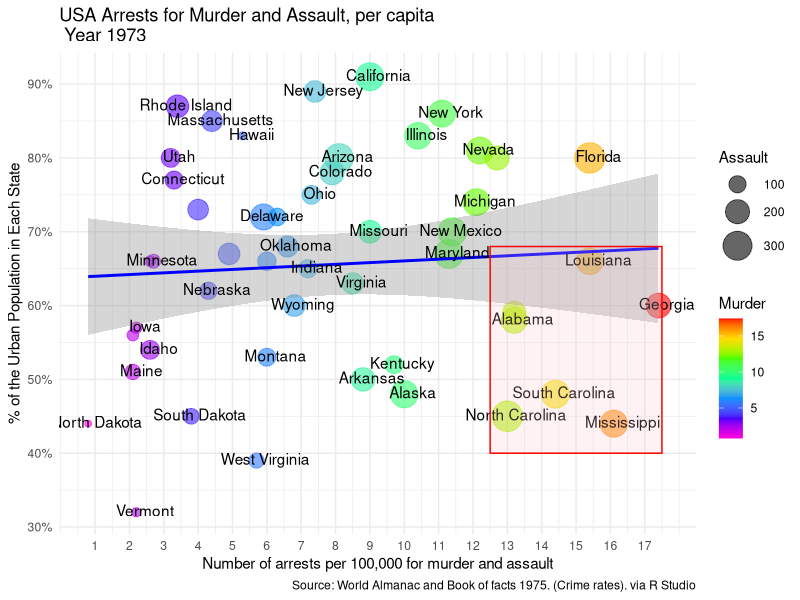

Write the R code that produced this figure.
## ---- chunk 1
library(ggplot2)
library(datasets)
data("USArrests", package = "datasets")

# Your ggplot code
ggplot(USArrests, aes(x= Murder, y=UrbanPop)) + 
  geom_point(aes(color = Murder, size = Assault), alpha = 0.6) + 
  scale_color_gradientn(colors = rev(rainbow(7))) +
  scale_size(range = c(2, 10)) +
  scale_x_continuous(breaks = round(seq(min(USArrests$Murder), max(USArrests$Murder), by = 1))) + 
  scale_y_continuous(labels = function(x) paste0(x, "%")) +  
  geom_smooth(method="lm", col="blue", size=1) + 
  geom_text(label=rownames(USArrests), nudge_x = 0.25, nudge_y = 0.25, check_overlap = T) + 
  ggtitle("USA Arrests for Murder and Assault, per capita \n Year 1973") + 
  xlab("Number of arrests per 100,000 for murder and assault") + 
  ylab("% of the Urban Population in Each State") + 
  labs(caption = "Source: World Almanac and Book of facts 1975. (Crime rates). via R Studio") + 
  annotate("rect", xmin=c(12.5),xmax = c(17.5), ymin = c(40), ymax = (68), alpha=0.2, color="red", fill="pink") +
  theme_minimal()

